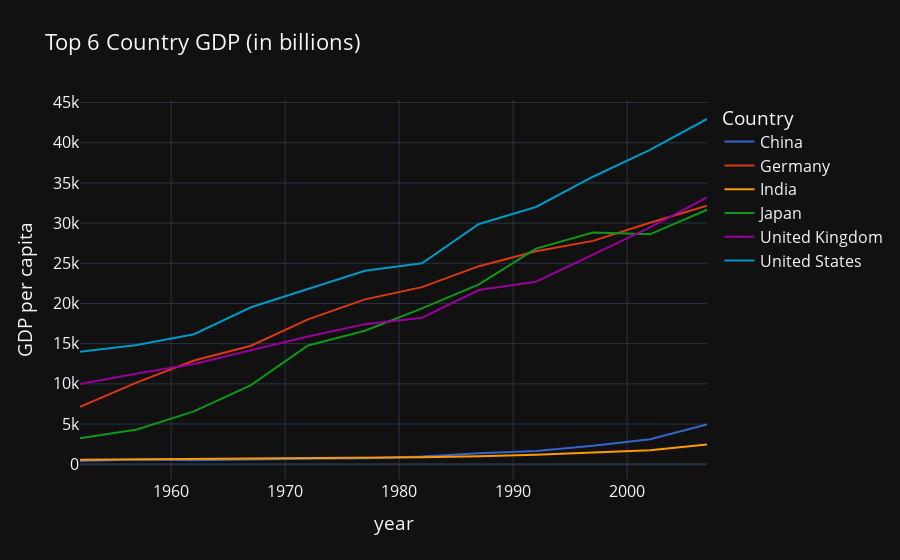

Notebook cell for this chart:
### Code cell
fig = px.line(top6_over_time, x = "year", y = "gdpPercap", color = "country",
              title = "Top 6 Country GDP (in billions)", labels={'gdpPercap':'GDP per capita','country':'Country'},
              color_discrete_sequence=px.colors.qualitative.G10)
fig.update_layout(font_size = 16)
#pio.write_image(fig, "images/gdp6.png")
fig.show()

### Figure 1 — Plotly figure (JSON) as saved in the notebook; plotly's stock layout.template omitted (floating-point values rounded to 4 significant figures)
{"data": [{"hovertemplate": "Country=China<br>year=%{x}<br>GDP per capita=%{y}<extra></extra>", "legendgroup": "China", "line": {"color": "#3366CC", "dash": "solid"}, "marker": {"symbol": "circle"}, "mode": "lines", "name": "China", "orientation": "v", "showlegend": true, "x": [1952, 1957, 1962, 1967, 1972, 1977, 1982, 1987, 1992, 1997, 2002, 2007], "xaxis": "x", "y": [400.4, 576.0, 487.7, 612.7, 676.9, 741.2, 962.4, 1379.0, 1656.0, 2289.0, 3119.0, 4959.0], "yaxis": "y", "type": "scatter"}, {"hovertemplate": "Country=Germany<br>year=%{x}<br>GDP per capita=%{y}<extra></extra>", "legendgroup": "Germany", "line": {"color": "#DC3912", "dash": "solid"}, "marker": {"symbol": "circle"}, "mode": "lines", "name": "Germany", "orientation": "v", "showlegend": true, "x": [1952, 1957, 1962, 1967, 1972, 1977, 1982, 1987, 1992, 1997, 2002, 2007], "xaxis": "x", "y": [7144.0, 10190.0, 12900.0, 14750.0, 18020.0, 20510.0, 22030.0, 24640.0, 26510.0, 27790.0, 30040.0, 32170.0], "yaxis": "y", "type": "scatter"}, {"hovertemplate": "Country=India<br>year=%{x}<br>GDP per capita=%{y}<extra></extra>", "legendgroup": "India", "line": {"color": "#FF9900", "dash": "solid"}, "marker": {"symbol": "circle"}, "mode": "lines", "name": "India", "orientation": "v", "showlegend": true, "x": [1952, 1957, 1962, 1967, 1972, 1977, 1982, 1987, 1992, 1997, 2002, 2007], "xaxis": "x", "y": [546.6, 590.1, 658.3, 700.8, 724.0, 813.3, 855.7, 976.5, 1164.0, 1459.0, 1747.0, 2452.0], "yaxis": "y", "type": "scatter"}, {"hovertemplate": "Country=Japan<br>year=%{x}<br>GDP per capita=%{y}<extra></extra>", "legendgroup": "Japan", "line": {"color": "#109618", "dash": "solid"}, "marker": {"symbol": "circle"}, "mode": "lines", "name": "Japan", "orientation": "v", "showlegend": true, "x": [1952, 1957, 1962, 1967, 1972, 1977, 1982, 1987, 1992, 1997, 2002, 2007], "xaxis": "x", "y": [3217.0, 4318.0, 6577.0, 9848.0, 14780.0, 16610.0, 19380.0, 22380.0, 26820.0, 28820.0, 28600.0, 31660.0], "yaxis": "y", "type": "scatter"}, {"hovertemplate": "Country=United Kingdom<br>year=%{x}<br>GDP per capita=%{y}<extra></extra>", "legendgroup": "United Kingdom", "line": {"color": "#990099", "dash": "solid"}, "marker": {"symbol": "circle"}, "mode": "lines", "name": "United Kingdom", "orientation": "v", "showlegend": true, "x": [1952, 1957, 1962, 1967, 1972, 1977, 1982, 1987, 1992, 1997, 2002, 2007], "xaxis": "x", "y": [9980.0, 11280.0, 12480.0, 14140.0, 15900.0, 17430.0, 18230.0, 21660.0, 22710.0, 26070.0, 29480.0, 33200.0], "yaxis": "y", "type": "scatter"}, {"hovertemplate": "Country=United States<br>year=%{x}<br>GDP per capita=%{y}<extra></extra>", "legendgroup": "United States", "line": {"color": "#0099C6", "dash": "solid"}, "marker": {"symbol": "circle"}, "mode": "lines", "name": "United States", "orientation": "v", "showlegend": true, "x": [1952, 1957, 1962, 1967, 1972, 1977, 1982, 1987, 1992, 1997, 2002, 2007], "xaxis": "x", "y": [13990.0, 14850.0, 16170.0, 19530.0, 21810.0, 24070.0, 25010.0, 29880.0, 32000.0, 35770.0, 39100.0, 42950.0], "yaxis": "y", "type": "scatter"}], "layout": {"xaxis": {"anchor": "y", "domain": [0.0, 1.0], "title": {"text": "year"}}, "yaxis": {"anchor": "x", "domain": [0.0, 1.0], "title": {"text": "GDP per capita"}}, "legend": {"title": {"text": "Country"}, "tracegroupgap": 0}, "title": {"text": "Top 6 Country GDP (in billions)"}, "font": {"size": 16}}}
